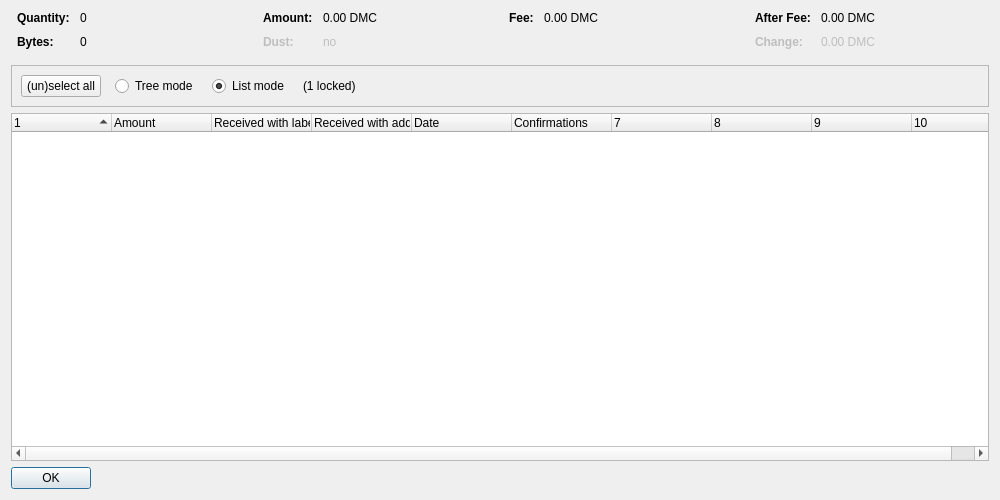
<?xml version="1.0" encoding="UTF-8"?>
<ui version="4.0">
 <class>CoinControlDialog</class>
 <widget class="QDialog" name="CoinControlDialog">
  <property name="geometry">
   <rect>
    <x>0</x>
    <y>0</y>
    <width>1000</width>
    <height>500</height>
   </rect>
  </property>
  <property name="windowTitle">
   <string>Coin Selection</string>
  </property>
  <layout class="QVBoxLayout" name="verticalLayout">
   <item>
    <layout class="QHBoxLayout" name="horizontalLayoutTop" stretch="0,0,0,0">
     <property name="topMargin">
      <number>0</number>
     </property>
     <property name="bottomMargin">
      <number>10</number>
     </property>
     <item>
      <layout class="QFormLayout" name="formLayoutCoinControl1">
       <property name="horizontalSpacing">
        <number>10</number>
       </property>
       <property name="verticalSpacing">
        <number>10</number>
       </property>
       <property name="leftMargin">
        <number>6</number>
       </property>
       <property name="rightMargin">
        <number>6</number>
       </property>
       <item row="0" column="0">
        <widget class="QLabel" name="labelCoinControlQuantityText">
         <property name="font">
          <font>
           <weight>75</weight>
           <bold>true</bold>
          </font>
         </property>
         <property name="text">
          <string>Quantity:</string>
         </property>
        </widget>
       </item>
       <item row="0" column="1">
        <widget class="QLabel" name="labelCoinControlQuantity">
         <property name="cursor">
          <cursorShape>IBeamCursor</cursorShape>
         </property>
         <property name="contextMenuPolicy">
          <enum>Qt::ActionsContextMenu</enum>
         </property>
         <property name="text">
          <string notr="true">0</string>
         </property>
         <property name="textInteractionFlags">
          <set>Qt::LinksAccessibleByMouse|Qt::TextSelectableByKeyboard|Qt::TextSelectableByMouse</set>
         </property>
        </widget>
       </item>
       <item row="1" column="0">
        <widget class="QLabel" name="labelCoinControlBytesText">
         <property name="font">
          <font>
           <weight>75</weight>
           <bold>true</bold>
          </font>
         </property>
         <property name="text">
          <string>Bytes:</string>
         </property>
        </widget>
       </item>
       <item row="1" column="1">
        <widget class="QLabel" name="labelCoinControlBytes">
         <property name="cursor">
          <cursorShape>IBeamCursor</cursorShape>
         </property>
         <property name="contextMenuPolicy">
          <enum>Qt::ActionsContextMenu</enum>
         </property>
         <property name="text">
          <string notr="true">0</string>
         </property>
         <property name="textInteractionFlags">
          <set>Qt::LinksAccessibleByMouse|Qt::TextSelectableByKeyboard|Qt::TextSelectableByMouse</set>
         </property>
        </widget>
       </item>
      </layout>
     </item>
     <item>
      <layout class="QFormLayout" name="formLayoutCoinControl2">
       <property name="horizontalSpacing">
        <number>10</number>
       </property>
       <property name="verticalSpacing">
        <number>10</number>
       </property>
       <property name="leftMargin">
        <number>6</number>
       </property>
       <property name="rightMargin">
        <number>6</number>
       </property>
       <item row="0" column="0">
        <widget class="QLabel" name="labelCoinControlAmountText">
         <property name="font">
          <font>
           <weight>75</weight>
           <bold>true</bold>
          </font>
         </property>
         <property name="text">
          <string>Amount:</string>
         </property>
        </widget>
       </item>
       <item row="0" column="1">
        <widget class="QLabel" name="labelCoinControlAmount">
         <property name="cursor">
          <cursorShape>IBeamCursor</cursorShape>
         </property>
         <property name="contextMenuPolicy">
          <enum>Qt::ActionsContextMenu</enum>
         </property>
         <property name="text">
          <string notr="true">0.00 DMC</string>
         </property>
         <property name="textInteractionFlags">
          <set>Qt::LinksAccessibleByMouse|Qt::TextSelectableByKeyboard|Qt::TextSelectableByMouse</set>
         </property>
        </widget>
       </item>
       <item row="1" column="0">
        <widget class="QLabel" name="labelCoinControlLowOutputText">
         <property name="enabled">
          <bool>false</bool>
         </property>
         <property name="font">
          <font>
           <weight>75</weight>
           <bold>true</bold>
          </font>
         </property>
         <property name="text">
          <string>Dust:</string>
         </property>
        </widget>
       </item>
       <item row="1" column="1">
        <widget class="QLabel" name="labelCoinControlLowOutput">
         <property name="enabled">
          <bool>false</bool>
         </property>
         <property name="cursor">
          <cursorShape>IBeamCursor</cursorShape>
         </property>
         <property name="contextMenuPolicy">
          <enum>Qt::ActionsContextMenu</enum>
         </property>
         <property name="text">
          <string notr="true">no</string>
         </property>
         <property name="textInteractionFlags">
          <set>Qt::LinksAccessibleByMouse|Qt::TextSelectableByKeyboard|Qt::TextSelectableByMouse</set>
         </property>
        </widget>
       </item>
      </layout>
     </item>
     <item>
      <layout class="QFormLayout" name="formLayoutCoinControl3">
       <property name="horizontalSpacing">
        <number>10</number>
       </property>
       <property name="verticalSpacing">
        <number>10</number>
       </property>
       <property name="leftMargin">
        <number>6</number>
       </property>
       <property name="rightMargin">
        <number>6</number>
       </property>
       <item row="0" column="0">
        <widget class="QLabel" name="labelCoinControlFeeText">
         <property name="font">
          <font>
           <weight>75</weight>
           <bold>true</bold>
          </font>
         </property>
         <property name="text">
          <string>Fee:</string>
         </property>
        </widget>
       </item>
       <item row="0" column="1">
        <widget class="QLabel" name="labelCoinControlFee">
         <property name="cursor">
          <cursorShape>IBeamCursor</cursorShape>
         </property>
         <property name="contextMenuPolicy">
          <enum>Qt::ActionsContextMenu</enum>
         </property>
         <property name="text">
          <string notr="true">0.00 DMC</string>
         </property>
         <property name="textInteractionFlags">
          <set>Qt::LinksAccessibleByMouse|Qt::TextSelectableByKeyboard|Qt::TextSelectableByMouse</set>
         </property>
        </widget>
       </item>
      </layout>
     </item>
     <item>
      <layout class="QFormLayout" name="formLayoutCoinControl4">
       <property name="horizontalSpacing">
        <number>10</number>
       </property>
       <property name="verticalSpacing">
        <number>10</number>
       </property>
       <property name="leftMargin">
        <number>6</number>
       </property>
       <property name="rightMargin">
        <number>6</number>
       </property>
       <item row="0" column="0">
        <widget class="QLabel" name="labelCoinControlAfterFeeText">
         <property name="font">
          <font>
           <weight>75</weight>
           <bold>true</bold>
          </font>
         </property>
         <property name="text">
          <string>After Fee:</string>
         </property>
        </widget>
       </item>
       <item row="0" column="1">
        <widget class="QLabel" name="labelCoinControlAfterFee">
         <property name="cursor">
          <cursorShape>IBeamCursor</cursorShape>
         </property>
         <property name="contextMenuPolicy">
          <enum>Qt::ActionsContextMenu</enum>
         </property>
         <property name="text">
          <string notr="true">0.00 DMC</string>
         </property>
         <property name="textInteractionFlags">
          <set>Qt::LinksAccessibleByMouse|Qt::TextSelectableByKeyboard|Qt::TextSelectableByMouse</set>
         </property>
        </widget>
       </item>
       <item row="1" column="0">
        <widget class="QLabel" name="labelCoinControlChangeText">
         <property name="enabled">
          <bool>false</bool>
         </property>
         <property name="font">
          <font>
           <weight>75</weight>
           <bold>true</bold>
          </font>
         </property>
         <property name="text">
          <string>Change:</string>
         </property>
        </widget>
       </item>
       <item row="1" column="1">
        <widget class="QLabel" name="labelCoinControlChange">
         <property name="enabled">
          <bool>false</bool>
         </property>
         <property name="cursor">
          <cursorShape>IBeamCursor</cursorShape>
         </property>
         <property name="contextMenuPolicy">
          <enum>Qt::ActionsContextMenu</enum>
         </property>
         <property name="text">
          <string notr="true">0.00 DMC</string>
         </property>
         <property name="textInteractionFlags">
          <set>Qt::LinksAccessibleByMouse|Qt::TextSelectableByKeyboard|Qt::TextSelectableByMouse</set>
         </property>
        </widget>
       </item>
      </layout>
     </item>
    </layout>
   </item>
   <item>
    <widget class="QFrame" name="frame">
     <property name="minimumSize">
      <size>
       <width>0</width>
       <height>40</height>
      </size>
     </property>
     <property name="frameShape">
      <enum>QFrame::StyledPanel</enum>
     </property>
     <property name="frameShadow">
      <enum>QFrame::Sunken</enum>
     </property>
     <layout class="QHBoxLayout" name="horizontalLayout">
      <item>
       <layout class="QHBoxLayout" name="horizontalLayoutPanel" stretch="0,0,0,0,0">
        <property name="spacing">
         <number>14</number>
        </property>
        <item>
         <widget class="QPushButton" name="pushButtonSelectAll">
          <property name="sizePolicy">
           <sizepolicy hsizetype="Maximum" vsizetype="Fixed">
            <horstretch>0</horstretch>
            <verstretch>0</verstretch>
           </sizepolicy>
          </property>
          <property name="text">
           <string>(un)select all</string>
          </property>
          <property name="autoDefault">
           <bool>false</bool>
          </property>
         </widget>
        </item>
        <item>
         <widget class="QRadioButton" name="radioTreeMode">
          <property name="sizePolicy">
           <sizepolicy hsizetype="Maximum" vsizetype="Fixed">
            <horstretch>0</horstretch>
            <verstretch>0</verstretch>
           </sizepolicy>
          </property>
          <property name="text">
           <string>Tree mode</string>
          </property>
         </widget>
        </item>
        <item>
         <widget class="QRadioButton" name="radioListMode">
          <property name="sizePolicy">
           <sizepolicy hsizetype="Maximum" vsizetype="Fixed">
            <horstretch>0</horstretch>
            <verstretch>0</verstretch>
           </sizepolicy>
          </property>
          <property name="text">
           <string>List mode</string>
          </property>
          <property name="checked">
           <bool>true</bool>
          </property>
         </widget>
        </item>
        <item>
         <widget class="QLabel" name="labelLocked">
          <property name="text">
           <string notr="true">(1 locked)</string>
          </property>
         </widget>
        </item>
        <item>
         <spacer name="horizontalSpacer">
          <property name="orientation">
           <enum>Qt::Horizontal</enum>
          </property>
          <property name="sizeHint" stdset="0">
           <size>
            <width>40</width>
            <height>20</height>
           </size>
          </property>
         </spacer>
        </item>
       </layout>
      </item>
     </layout>
    </widget>
   </item>
   <item>
    <widget class="CoinControlTreeWidget" name="treeWidget">
     <property name="contextMenuPolicy">
      <enum>Qt::CustomContextMenu</enum>
     </property>
     <property name="sortingEnabled">
      <bool>false</bool>
     </property>
     <property name="columnCount">
      <number>10</number>
     </property>
     <attribute name="headerShowSortIndicator" stdset="0">
      <bool>true</bool>
     </attribute>
     <attribute name="headerStretchLastSection">
      <bool>false</bool>
     </attribute>
     <column>
      <property name="text">
       <string/>
      </property>
     </column>
     <column>
      <property name="text">
       <string>Amount</string>
      </property>
     </column>
     <column>
      <property name="text">
       <string>Received with label</string>
      </property>
     </column>
     <column>
      <property name="text">
       <string>Received with address</string>
      </property>
     </column>
     <column>
      <property name="text">
       <string>Date</string>
      </property>
     </column>
     <column>
      <property name="text">
       <string>Confirmations</string>
      </property>
      <property name="toolTip">
       <string>Confirmed</string>
      </property>
     </column>
     <column>
      <property name="text">
       <string/>
      </property>
     </column>
     <column>
      <property name="text">
       <string/>
      </property>
     </column>
     <column>
      <property name="text">
       <string/>
      </property>
     </column>
     <column>
      <property name="text">
       <string/>
      </property>
     </column>
    </widget>
   </item>
   <item>
    <widget class="QDialogButtonBox" name="buttonBox">
     <property name="sizePolicy">
      <sizepolicy hsizetype="Maximum" vsizetype="Fixed">
       <horstretch>0</horstretch>
       <verstretch>0</verstretch>
      </sizepolicy>
     </property>
     <property name="orientation">
      <enum>Qt::Horizontal</enum>
     </property>
     <property name="standardButtons">
      <set>QDialogButtonBox::Ok</set>
     </property>
    </widget>
   </item>
  </layout>
 </widget>
 <customwidgets>
  <customwidget>
   <class>CoinControlTreeWidget</class>
   <extends>QTreeWidget</extends>
   <header>coincontroltreewidget.h</header>
  </customwidget>
 </customwidgets>
 <resources/>
 <connections/>
</ui>
